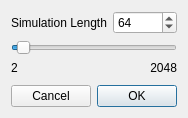
<?xml version="1.0" encoding="UTF-8"?>
<ui version="4.0">
 <class>LengthDialog</class>
 <widget class="QDialog" name="LengthDialog">
  <property name="geometry">
   <rect>
    <x>0</x>
    <y>0</y>
    <width>188</width>
    <height>118</height>
   </rect>
  </property>
  <property name="windowTitle">
   <string>Dialog</string>
  </property>
  <property name="windowIcon">
   <iconset resource="resources/toolbar/toolbar.qrc">
    <normaloff>:/toolbar/wavyIcon.png</normaloff>:/toolbar/wavyIcon.png</iconset>
  </property>
  <layout class="QGridLayout" name="gridLayout_2">
   <item row="4" column="0">
    <widget class="QLabel" name="minLabel">
     <property name="text">
      <string>2</string>
     </property>
     <property name="alignment">
      <set>Qt::AlignLeading|Qt::AlignLeft|Qt::AlignTop</set>
     </property>
    </widget>
   </item>
   <item row="0" column="1">
    <widget class="QSpinBox" name="lengthSpinBox">
     <property name="alignment">
      <set>Qt::AlignLeading|Qt::AlignLeft|Qt::AlignVCenter</set>
     </property>
     <property name="minimum">
      <number>2</number>
     </property>
     <property name="maximum">
      <number>2048</number>
     </property>
     <property name="singleStep">
      <number>1</number>
     </property>
     <property name="value">
      <number>64</number>
     </property>
    </widget>
   </item>
   <item row="6" column="0" colspan="2">
    <layout class="QHBoxLayout" name="buttonHorizontalLayout">
     <item>
      <widget class="QPushButton" name="cancelPushButton">
       <property name="text">
        <string>Cancel</string>
       </property>
       <property name="autoDefault">
        <bool>false</bool>
       </property>
      </widget>
     </item>
     <item>
      <widget class="QPushButton" name="okPushButton">
       <property name="text">
        <string>OK</string>
       </property>
       <property name="default">
        <bool>true</bool>
       </property>
      </widget>
     </item>
    </layout>
   </item>
   <item row="0" column="0">
    <widget class="QLabel" name="titleLabel">
     <property name="text">
      <string>Simulation Length</string>
     </property>
    </widget>
   </item>
   <item row="4" column="1">
    <widget class="QLabel" name="maxLabel">
     <property name="text">
      <string>2048</string>
     </property>
     <property name="alignment">
      <set>Qt::AlignRight|Qt::AlignTop|Qt::AlignTrailing</set>
     </property>
    </widget>
   </item>
   <item row="3" column="0" colspan="2">
    <widget class="QSlider" name="lengthSlider">
     <property name="minimum">
      <number>2</number>
     </property>
     <property name="maximum">
      <number>2048</number>
     </property>
     <property name="singleStep">
      <number>1</number>
     </property>
     <property name="value">
      <number>64</number>
     </property>
     <property name="orientation">
      <enum>Qt::Horizontal</enum>
     </property>
    </widget>
   </item>
  </layout>
 </widget>
 <resources>
  <include location="resources/toolbar/toolbar.qrc"/>
 </resources>
 <connections>
  <connection>
   <sender>lengthSlider</sender>
   <signal>valueChanged(int)</signal>
   <receiver>lengthSpinBox</receiver>
   <slot>setValue(int)</slot>
   <hints>
    <hint type="sourcelabel">
     <x>334</x>
     <y>47</y>
    </hint>
    <hint type="destinationlabel">
     <x>499</x>
     <y>21</y>
    </hint>
   </hints>
  </connection>
  <connection>
   <sender>lengthSpinBox</sender>
   <signal>valueChanged(int)</signal>
   <receiver>lengthSlider</receiver>
   <slot>setValue(int)</slot>
   <hints>
    <hint type="sourcelabel">
     <x>499</x>
     <y>21</y>
    </hint>
    <hint type="destinationlabel">
     <x>334</x>
     <y>47</y>
    </hint>
   </hints>
  </connection>
 </connections>
</ui>
